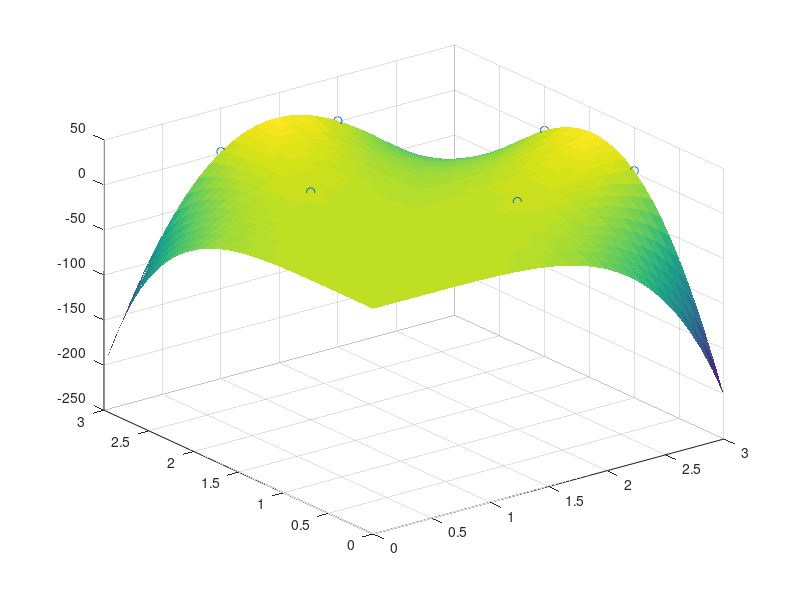

MATLAB code for this plot:
X = [1 1 2 2 3 3]
Y = [2 3 1 3 1 2]

%a.X^2 + b.Y^2 + c.XY + d.X + e.Y + f

Z = [X.^5; X.^4.*Y; X.^3.*Y.^2; X.^2.*Y.^3; X.*Y.^4; Y.^5]'

v = [3; 2; 3; 1; 2; 1]
b = Z\v

%polynomial
[A,B] = meshgrid(0:.1:3);
ply = @(x,y) [x^5, x^4*y, x^3*y^2, x^2*y^3, x*y^4, y^5]*b;
C = arrayfun(ply,A,B);

h = surf(A,B,C)
set(h,'LineStyle','none')
hold on
plot3([1,1,2,2,3,3],[2,3,1,3,1,2],[3,2,3,1,2,1],'o')